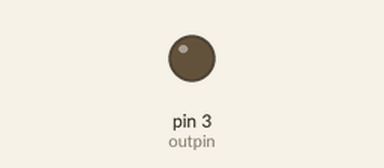
This sketch was run on a simulated Arduino Uno, built with avr-gcc and run on an emulated ATmega328P. On the bench: output pins drawn as LEDs (lit = HIGH). What the sketch prints to the serial monitor is not drawn.

Above: at 0.1 s.
At 6.2 s:
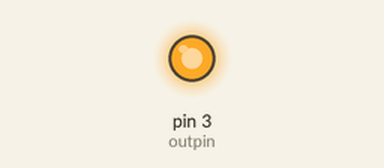
Timing chart, 0 to 8.1 s (numbered marks = the images above):
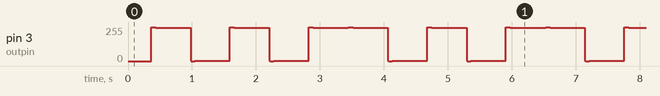

The sketch:

SinWave.ino
```cpp
#include"SinWave.h"
SinWave sins;
void setup() {
 sins.begin(400.0,2,6,3);
}

void loop() {
  sins.play_pwm(true);
}
```

SinWave.cpp
```cpp
#include"Arduino.h"
#include"SinWave.h"

 void SinWave::begin() {
Serial.begin(9600);
pinMode (outpin, OUTPUT) ;
// generate sin signal
for(int i = 0; i<500; i++)
{
t = (float)i/fs;
sig[i] = (int) (127.0*(sin(2*3.14*f*t)+1.0));
}
 }


void SinWave:: begin(int fset) {
  fs=fset;
 Serial.begin(9600);
pinMode (outpin, OUTPUT) ;
// generate sin signal
for(int i = 0; i<500; i++)
{
t = (float)i/fs;
sig[i] = (int) (127.0*(sin(2*3.14*f*t)+1.0));
}
}

void SinWave::begin(int fset,int freq){
   fs=fset;
   f=freq;
 Serial.begin(9600);
pinMode (outpin, OUTPUT) ;
// generate sin signal
for(int i = 0; i<500; i++)
{
t = (float)i/fs;
sig[i] = (int) (127.0*(sin(2*3.14*f*t)+1.0));
}
}

void SinWave::begin(int fset,int freq,int tim){
   fs=fset;
   f=freq;
   del=tim;
 Serial.begin(9600);
pinMode (outpin, OUTPUT) ;
// generate sin signal
for(int i = 0; i<500; i++)
{
t = (float)i/fs;
sig[i] = (int) (127.0*(sin(2*3.14*f*t)+1.0));
}
}

void SinWave::begin(int fset,int freq,int tim,int pin) {
    fs=fset;
   f=freq;
   del=tim;
   outpin=pin;
 Serial.begin(9600);
pinMode (outpin, OUTPUT) ;
// generate sin signal
for(int i = 0; i<500; i++)
{
t = (float)i/fs;
sig[i] = (int) (127.0*(sin(2*3.14*f*t)+1.0));
}
}


int SinWave::play_pwm(bool sv) {
if(sv==true) {
   for(int i = 0; i<500; i++){
 analogWrite(3,sig[i]);
 Serial.println(sig[i]);

 delay(del);
   }
}else {
 for(int i = 0; i<500; i++){
 analogWrite(3,sig[i]);


 delay(del);
   }
}
}
```

SinWave.h
```cpp
#ifndef SinWave_h
#define SinWave_h
#include"Arduino.h"

class SinWave {
private:
int sig[500]; // to store signal
float fs=500.0; //frequancy sample
int f=2; //frequancy
float t;
int outpin=3;
long int del=2;
public:

void begin();

void begin(int fset);

void begin(int fset,int freq);

void begin(int fset,int freq,int t);

void begin(int fset,int freq,int t,int pin);


int play_pwm(bool sv);


};

#endif
```
